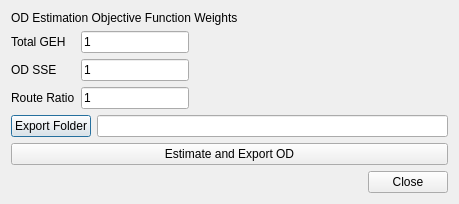
<?xml version="1.0" encoding="UTF-8"?>
<ui version="4.0">
 <class>Dialog</class>
 <widget class="QDialog" name="Dialog">
  <property name="geometry">
   <rect>
    <x>0</x>
    <y>0</y>
    <width>459</width>
    <height>196</height>
   </rect>
  </property>
  <property name="windowTitle">
   <string>Estimate OD</string>
  </property>
  <layout class="QGridLayout" name="gridLayout">
   <item row="0" column="0" colspan="3">
    <widget class="QLabel" name="label_11">
     <property name="text">
      <string>OD Estimation Objective Function Weights</string>
     </property>
    </widget>
   </item>
   <item row="1" column="0">
    <widget class="QLabel" name="label_12">
     <property name="text">
      <string>Total GEH</string>
     </property>
    </widget>
   </item>
   <item row="1" column="1" colspan="2">
    <widget class="QLineEdit" name="leWeightGEH">
     <property name="sizePolicy">
      <sizepolicy hsizetype="Fixed" vsizetype="Fixed">
       <horstretch>0</horstretch>
       <verstretch>0</verstretch>
      </sizepolicy>
     </property>
     <property name="text">
      <string>1</string>
     </property>
    </widget>
   </item>
   <item row="2" column="0">
    <widget class="QLabel" name="label_13">
     <property name="text">
      <string>OD SSE</string>
     </property>
    </widget>
   </item>
   <item row="2" column="1" colspan="2">
    <widget class="QLineEdit" name="leWeightODSSE">
     <property name="sizePolicy">
      <sizepolicy hsizetype="Fixed" vsizetype="Fixed">
       <horstretch>0</horstretch>
       <verstretch>0</verstretch>
      </sizepolicy>
     </property>
     <property name="text">
      <string>1</string>
     </property>
    </widget>
   </item>
   <item row="3" column="0">
    <widget class="QLabel" name="label_14">
     <property name="text">
      <string>Route Ratio</string>
     </property>
    </widget>
   </item>
   <item row="3" column="1" colspan="2">
    <widget class="QLineEdit" name="leWeightRouteRatio">
     <property name="sizePolicy">
      <sizepolicy hsizetype="Fixed" vsizetype="Fixed">
       <horstretch>0</horstretch>
       <verstretch>0</verstretch>
      </sizepolicy>
     </property>
     <property name="text">
      <string>1</string>
     </property>
    </widget>
   </item>
   <item row="4" column="0" colspan="2">
    <widget class="QPushButton" name="pbExportFolder">
     <property name="text">
      <string>Export Folder</string>
     </property>
    </widget>
   </item>
   <item row="4" column="2">
    <widget class="QLineEdit" name="leExportFolder"/>
   </item>
   <item row="5" column="0" colspan="3">
    <widget class="QPushButton" name="pbEstimateOD">
     <property name="sizePolicy">
      <sizepolicy hsizetype="Minimum" vsizetype="Preferred">
       <horstretch>0</horstretch>
       <verstretch>0</verstretch>
      </sizepolicy>
     </property>
     <property name="text">
      <string>Estimate and Export OD</string>
     </property>
    </widget>
   </item>
   <item row="6" column="0" colspan="3">
    <widget class="QDialogButtonBox" name="buttonBox">
     <property name="orientation">
      <enum>Qt::Horizontal</enum>
     </property>
     <property name="standardButtons">
      <set>QDialogButtonBox::Close</set>
     </property>
    </widget>
   </item>
  </layout>
 </widget>
 <resources/>
 <connections>
  <connection>
   <sender>buttonBox</sender>
   <signal>rejected()</signal>
   <receiver>Dialog</receiver>
   <slot>reject()</slot>
   <hints>
    <hint type="sourcelabel">
     <x>316</x>
     <y>260</y>
    </hint>
    <hint type="destinationlabel">
     <x>286</x>
     <y>274</y>
    </hint>
   </hints>
  </connection>
 </connections>
</ui>
